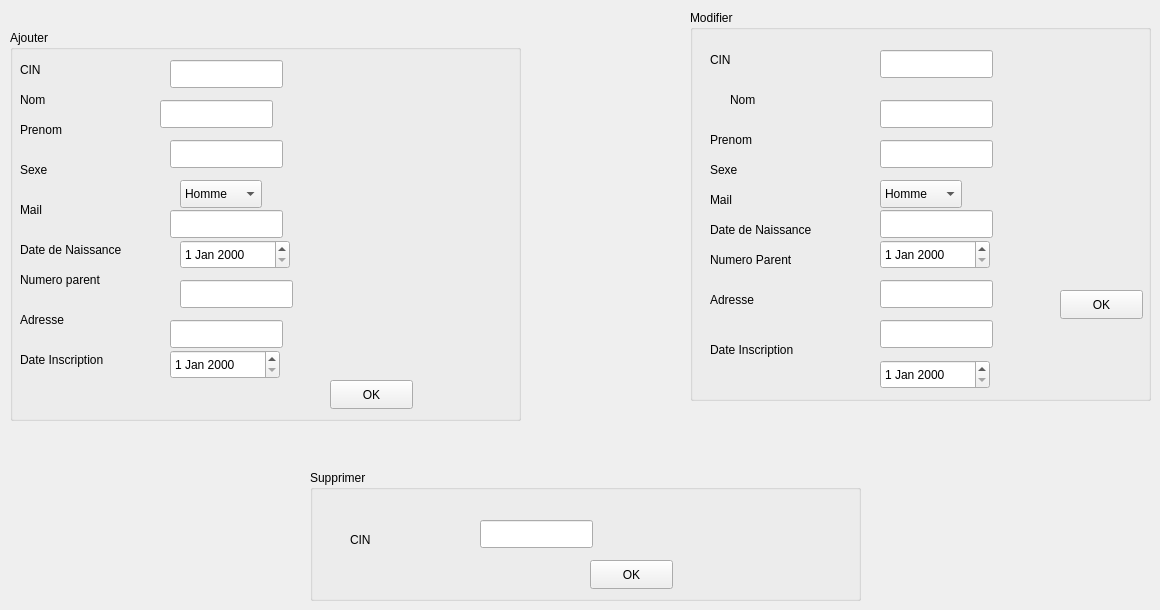
    <widget class="QWidget" name="tab_2">
     <attribute name="title">
      <string>Gestion des Eleves</string>
     </attribute>
     <widget class="QGroupBox" name="groupBox_4">
      <property name="geometry">
       <rect>
        <x>10</x>
        <y>30</y>
        <width>511</width>
        <height>391</height>
       </rect>
      </property>
      <property name="title">
       <string>Ajouter</string>
      </property>
      <widget class="QPushButton" name="Ajouter_Eleve">
       <property name="geometry">
        <rect>
         <x>320</x>
         <y>350</y>
         <width>83</width>
         <height>29</height>
        </rect>
       </property>
       <property name="text">
        <string>OK</string>
       </property>
      </widget>
      <widget class="QLabel" name="label_22">
       <property name="geometry">
        <rect>
         <x>10</x>
         <y>60</y>
         <width>63</width>
         <height>20</height>
        </rect>
       </property>
       <property name="text">
        <string>Nom</string>
       </property>
      </widget>
      <widget class="QLabel" name="label_23">
       <property name="geometry">
        <rect>
         <x>10</x>
         <y>30</y>
         <width>63</width>
         <height>20</height>
        </rect>
       </property>
       <property name="text">
        <string>CIN</string>
       </property>
      </widget>
      <widget class="QLabel" name="label_24">
       <property name="geometry">
        <rect>
         <x>10</x>
         <y>90</y>
         <width>63</width>
         <height>20</height>
        </rect>
       </property>
       <property name="text">
        <string>Prenom</string>
       </property>
      </widget>
      <widget class="QLabel" name="label_25">
       <property name="geometry">
        <rect>
         <x>10</x>
         <y>130</y>
         <width>63</width>
         <height>20</height>
        </rect>
       </property>
       <property name="text">
        <string>Sexe</string>
       </property>
      </widget>
      <widget class="QLabel" name="label_26">
       <property name="geometry">
        <rect>
         <x>10</x>
         <y>170</y>
         <width>63</width>
         <height>20</height>
        </rect>
       </property>
       <property name="text">
        <string>Mail</string>
       </property>
      </widget>
      <widget class="QLabel" name="label_27">
       <property name="geometry">
        <rect>
         <x>10</x>
         <y>210</y>
         <width>131</width>
         <height>20</height>
        </rect>
       </property>
       <property name="text">
        <string>Date de Naissance</string>
       </property>
      </widget>
      <widget class="QLabel" name="label_28">
       <property name="geometry">
        <rect>
         <x>10</x>
         <y>240</y>
         <width>111</width>
         <height>20</height>
        </rect>
       </property>
       <property name="text">
        <string>Numero parent</string>
       </property>
      </widget>
      <widget class="QLabel" name="label_29">
       <property name="geometry">
        <rect>
         <x>10</x>
         <y>280</y>
         <width>63</width>
         <height>20</height>
        </rect>
       </property>
       <property name="text">
        <string>Adresse</string>
       </property>
      </widget>
      <widget class="QLabel" name="label_30">
       <property name="geometry">
        <rect>
         <x>10</x>
         <y>320</y>
         <width>111</width>
         <height>20</height>
        </rect>
       </property>
       <property name="text">
        <string>Date Inscription</string>
       </property>
      </widget>
      <widget class="QLineEdit" name="CIN_eleve">
       <property name="geometry">
        <rect>
         <x>160</x>
         <y>30</y>
         <width>113</width>
         <height>28</height>
        </rect>
       </property>
      </widget>
      <widget class="QLineEdit" name="Nom_eleve">
       <property name="geometry">
        <rect>
         <x>150</x>
         <y>70</y>
         <width>113</width>
         <height>28</height>
        </rect>
       </property>
      </widget>
      <widget class="QLineEdit" name="prenom_eleve">
       <property name="geometry">
        <rect>
         <x>160</x>
         <y>110</y>
         <width>113</width>
         <height>28</height>
        </rect>
       </property>
      </widget>
      <widget class="QComboBox" name="sexe_eleve">
       <property name="geometry">
        <rect>
         <x>170</x>
         <y>150</y>
         <width>82</width>
         <height>28</height>
        </rect>
       </property>
       <item>
        <property name="text">
         <string>Homme</string>
        </property>
       </item>
       <item>
        <property name="text">
         <string>Femme</string>
        </property>
       </item>
      </widget>
      <widget class="QDateEdit" name="dateNais_eleve">
       <property name="geometry">
        <rect>
         <x>170</x>
         <y>210</y>
         <width>110</width>
         <height>29</height>
        </rect>
       </property>
      </widget>
      <widget class="QLineEdit" name="NumParent">
       <property name="geometry">
        <rect>
         <x>170</x>
         <y>250</y>
         <width>113</width>
         <height>28</height>
        </rect>
       </property>
      </widget>
      <widget class="QLineEdit" name="Adresse_Eleve">
       <property name="geometry">
        <rect>
         <x>160</x>
         <y>290</y>
         <width>113</width>
         <height>28</height>
        </rect>
       </property>
      </widget>
      <widget class="QDateEdit" name="dateIns">
       <property name="geometry">
        <rect>
         <x>160</x>
         <y>320</y>
         <width>110</width>
         <height>29</height>
        </rect>
       </property>
      </widget>
      <widget class="QLineEdit" name="Mail_Eleve">
       <property name="geometry">
        <rect>
         <x>160</x>
         <y>180</y>
         <width>113</width>
         <height>28</height>
        </rect>
       </property>
      </widget>
     </widget>
     <widget class="QGroupBox" name="groupBox_5">
      <property name="geometry">
       <rect>
        <x>690</x>
        <y>10</y>
        <width>461</width>
        <height>391</height>
       </rect>
      </property>
      <property name="title">
       <string>Modifier</string>
      </property>
      <widget class="QPushButton" name="Modifier_eleve">
       <property name="geometry">
        <rect>
         <x>370</x>
         <y>280</y>
         <width>83</width>
         <height>29</height>
        </rect>
       </property>
       <property name="text">
        <string>OK</string>
       </property>
      </widget>
      <widget class="QLineEdit" name="modCIN">
       <property name="geometry">
        <rect>
         <x>190</x>
         <y>40</y>
         <width>113</width>
         <height>28</height>
        </rect>
       </property>
      </widget>
      <widget class="QLineEdit" name="modNom">
       <property name="geometry">
        <rect>
         <x>190</x>
         <y>90</y>
         <width>113</width>
         <height>28</height>
        </rect>
       </property>
      </widget>
      <widget class="QLineEdit" name="modPrenom">
       <property name="geometry">
        <rect>
         <x>190</x>
         <y>130</y>
         <width>113</width>
         <height>28</height>
        </rect>
       </property>
      </widget>
      <widget class="QComboBox" name="modSexe">
       <property name="geometry">
        <rect>
         <x>190</x>
         <y>170</y>
         <width>82</width>
         <height>28</height>
        </rect>
       </property>
       <item>
        <property name="text">
         <string>Homme</string>
        </property>
       </item>
       <item>
        <property name="text">
         <string>Femme</string>
        </property>
       </item>
      </widget>
      <widget class="QDateEdit" name="modDatenais">
       <property name="geometry">
        <rect>
         <x>190</x>
         <y>230</y>
         <width>110</width>
         <height>29</height>
        </rect>
       </property>
      </widget>
      <widget class="QDateEdit" name="modDateIns">
       <property name="geometry">
        <rect>
         <x>190</x>
         <y>350</y>
         <width>110</width>
         <height>29</height>
        </rect>
       </property>
      </widget>
      <widget class="QLineEdit" name="modNumPar">
       <property name="geometry">
        <rect>
         <x>190</x>
         <y>270</y>
         <width>113</width>
         <height>28</height>
        </rect>
       </property>
      </widget>
      <widget class="QLineEdit" name="modAdr">
       <property name="geometry">
        <rect>
         <x>190</x>
         <y>310</y>
         <width>113</width>
         <height>28</height>
        </rect>
       </property>
      </widget>
      <widget class="QLabel" name="label_31">
       <property name="geometry">
        <rect>
         <x>40</x>
         <y>80</y>
         <width>63</width>
         <height>20</height>
        </rect>
       </property>
       <property name="text">
        <string>Nom</string>
       </property>
      </widget>
      <widget class="QLabel" name="label_32">
       <property name="geometry">
        <rect>
         <x>20</x>
         <y>40</y>
         <width>63</width>
         <height>20</height>
        </rect>
       </property>
       <property name="text">
        <string>CIN</string>
       </property>
      </widget>
      <widget class="QLabel" name="label_33">
       <property name="geometry">
        <rect>
         <x>20</x>
         <y>120</y>
         <width>63</width>
         <height>20</height>
        </rect>
       </property>
       <property name="text">
        <string>Prenom</string>
       </property>
      </widget>
      <widget class="QLabel" name="label_34">
       <property name="geometry">
        <rect>
         <x>20</x>
         <y>150</y>
         <width>63</width>
         <height>20</height>
        </rect>
       </property>
       <property name="text">
        <string>Sexe</string>
       </property>
      </widget>
      <widget class="QLabel" name="label_35">
       <property name="geometry">
        <rect>
         <x>20</x>
         <y>180</y>
         <width>63</width>
         <height>20</height>
        </rect>
       </property>
       <property name="text">
        <string>Mail</string>
       </property>
      </widget>
      <widget class="QLabel" name="label_36">
       <property name="geometry">
        <rect>
         <x>20</x>
         <y>210</y>
         <width>131</width>
         <height>20</height>
        </rect>
       </property>
       <property name="text">
        <string>Date de Naissance</string>
       </property>
      </widget>
      <widget class="QLabel" name="label_37">
       <property name="geometry">
        <rect>
         <x>20</x>
         <y>240</y>
         <width>121</width>
         <height>20</height>
        </rect>
       </property>
       <property name="text">
        <string>Numero Parent</string>
       </property>
      </widget>
      <widget class="QLabel" name="label_38">
       <property name="geometry">
        <rect>
         <x>20</x>
         <y>280</y>
         <width>111</width>
         <height>20</height>
        </rect>
       </property>
       <property name="text">
        <string>Adresse</string>
       </property>
      </widget>
      <widget class="QLabel" name="label_39">
       <property name="geometry">
        <rect>
         <x>20</x>
         <y>330</y>
         <width>121</width>
         <height>20</height>
        </rect>
       </property>
       <property name="text">
        <string>Date Inscription</string>
       </property>
      </widget>
      <widget class="QLineEdit" name="modMail">
       <property name="geometry">
        <rect>
         <x>190</x>
         <y>200</y>
         <width>113</width>
         <height>28</height>
        </rect>
       </property>
      </widget>
     </widget>
     <widget class="QGroupBox" name="groupBox_6">
      <property name="geometry">
       <rect>
        <x>310</x>
        <y>470</y>
        <width>551</width>
        <height>131</height>
       </rect>
      </property>
      <property name="title">
       <string>Supprimer</string>
      </property>
      <widget class="QPushButton" name="Supp_Eleve">
       <property name="geometry">
        <rect>
         <x>280</x>
         <y>90</y>
         <width>83</width>
         <height>29</height>
        </rect>
       </property>
       <property name="text">
        <string>OK</string>
       </property>
      </widget>
      <widget class="QLineEdit" name="del_Eleve">
       <property name="geometry">
        <rect>
         <x>170</x>
         <y>50</y>
         <width>113</width>
         <height>28</height>
        </rect>
       </property>
      </widget>
      <widget class="QLabel" name="label_40">
       <property name="geometry">
        <rect>
         <x>40</x>
         <y>60</y>
         <width>63</width>
         <height>20</height>
        </rect>
       </property>
       <property name="text">
        <string>CIN</string>
       </property>
      </widget>
     </widget>
    </widget>
